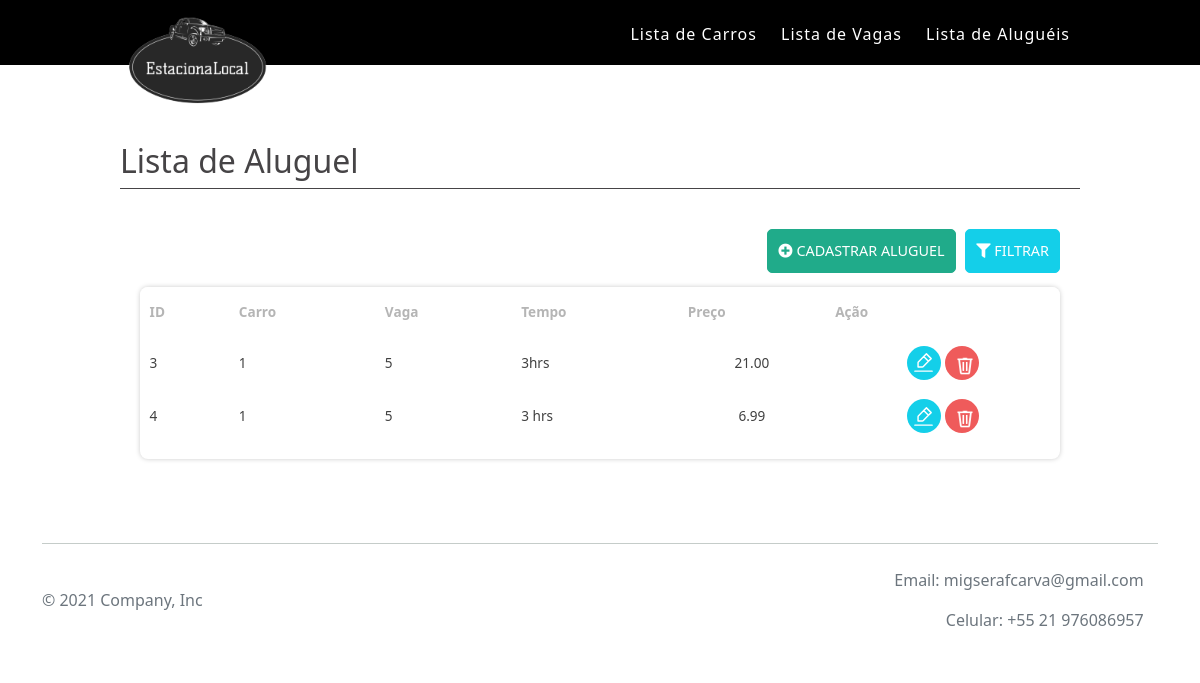
The app's page /aluguel with its own data.
### tables this page shows
CREATE TABLE `tblaluguel` (
  `idaluguel` int(11) NOT NULL,
  `carro` int(30) NOT NULL,
  `vaga` int(30) NOT NULL,
  `tempo` varchar(30) NOT NULL,
  `preco` float(10,2) NOT NULL
);

### app/core/Controller.php (called while the page is built, shortened)
<?php
class Controller{
     public function load($viewName, $viewData=array()){
       extract($viewData);
       include "app/views/" . $viewName .".php";
   }
}

### app/controllers/AluguelController.php (called while the page is built, shortened)
<?php
class AluguelController extends Controller{
   public function index(){
        $objAluguel = new Aluguel();
        $dados["lista"] = $objAluguel->lista();
        $dados["view"] = "aluguel/index";
         $this->load("template",$dados);
   }
}

### app/core/Core.php (called while the page is built, shortened)
<?php
class Core{
    private $parametros = array();
    public function run(){
       $c = new $controllerCorrente;
       call_user_func_array(array($c, $this->getMetodo()), $this->getParametros());
    }
    public function getMetodo() {
        return METODO_PADRAO;
    }
    public function getParametros() {
        return $this->parametros;
    }
}

### index.php (called while the page is built, shortened)
<?php
require 'app/core/Core.php';
$core = new Core;
$core->run();

### app/core/Model.php (called while the page is built, shortened)
<?php
abstract class Model{
    public function __construct() {
		 $opcoes = array(
                \PDO::ATTR_ERRMODE => \PDO::ERRMODE_EXCEPTION,
                \PDO::MYSQL_ATTR_INIT_COMMAND =>"Set NAMES utf8"
        );
        $this->db = new \PDO("mysql:dbname=".BANCO.";host=".SERVIDOR,USUARIO,SENHA, $opcoes);
    }
}

### app/models/Aluguel.php (called while the page is built, shortened)
<?php
class Aluguel extends Model{
    public function lista(){
        $sql = "SELECT * FROM tblaluguel";
        $qry = $this->db->query($sql);
        return $qry->fetchAll(\PDO::FETCH_OBJ);
    }
}

### app/views/Aluguel/index.php (the view, shortened to what this page needs)
<section class="caixa mt-4">
				<div class="titulo h5 mb-0"> <h2>Lista de Aluguel</h2></div>
				<div class="base-lista">
					<div>
						<div class="text-end d-flex">
							<a href="<?php echo URL_BASE."aluguel/create" ?>" class="btn btn-verde d-inline-block mb-2 mx-1"><i class="fas fa fa-plus-circle" aria-hidden="true"></i> Cadastrar Aluguel</a>
							<a href="" class="btn btn-azul d-inline-block mb-2 filtro"><i class="fas fa fa-filter" aria-hidden="true"></i> Filtrar</a>
						</div>
					</div>
				<div class="tabela-responsiva tabela">
					<table width="100%" border="0" cellspacing="0" cellpadding="0" id="dataTable">
						<thead>
						  <tr>
						  <th align="left">ID</th>
							<th align="left">Carro</th>
							<th align="left">Vaga</th>
							<th align="center">Tempo</th>
							<th align="center">Preço</th>
							<th align="center">Ação</th>
						  </tr>
						</thead>
						<tbody>
							<?php  foreach($lista as $aluguel) { ?>
							<tr>
								<td><?php echo $aluguel->idaluguel; ?></td>
								<td><?php echo $aluguel->carro; ?></td>
								<td><?php echo $aluguel->vaga; ?></td>
								<td><?php echo $aluguel->tempo; ?></td>
								<td align="center"><?php echo $aluguel->preco; ?></td>
								<td align="center">
									<a href="<?php echo URL_BASE."aluguel/edit/".$aluguel->idaluguel ?>" class="btn btn-editar" title="Editar"></a>
									<a href="<?php echo URL_BASE."aluguel/excluir/".$aluguel->idaluguel ?>" class="btn btn-excluir" title="excluir"><img src="<?php echo URL_BASE. "assets/img/iconoir_trash.png"?>" alt="" height="20px"></a>
								</td>
							</tr>
							<?php } ?>
						</tbody>
					</table>
					</div>
					</div>
				</div>

### assets/css/style.css (style rules this page uses)
* { padding:0; margin:0; box-sizing:border-box; -webkit-box-sizing:border-box; -moz-box-sizing:border-box; -o-box-sizing:border-box; }
a { text-decoration:none; }
.caixa { width:100%; float:left; }
.titulo { display: block; border-bottom: solid 1px #464446; color: #464446; font-size: 1.2em; margin-bottom: 1.5rem; }
.tabela { box-shadow:0 0 5px 0 #ccc; border-radius:8px }
.tabela-responsiva { display: block; width: 100%; overflow-x: auto; -webkit-overflow-scrolling: touch; -ms-overflow-style: -ms-autohiding-scrollbar; }
.tabela .btn.btn-excluir { border-radius:40px; background:#EF5B5B url(../img/iconoir_trash.svg) no-repeat center!important; background-size: 68%!important; width: 34px; height: 34px; }
.tabela .btn.btn-editar { border-radius:40px; background:#14CFE9 url(../img/iconoir_edit.svg) no-repeat center!important; background-size: 68%!important; width: 34px; height: 34px; }
.base-lista { width:100%; float:left; padding:20px; margin-top:20px; }
.base-lista .btn { display:inline-block; }

### assets/css/auxiliar.css (style rules this page uses)
a { text-decoration:none; }
.d-inline-block { display:inline-block!important; }
.d-flex { display:flex!important; }
.mt-4,.my-4 { margin-top:2rem!important; }
.mb-2,.my-2 { margin-bottom:.9rem!important; }
.mb-0,.my-0 { margin-bottom:0!important; }
.ml-1,.mx-1 { margin-left:.6rem!important; }
.mr-1,.mx-1 { margin-right:.6rem!important; }
.h5 { font-size:1.1rem!important;margin-bottom:20px;display:block }
.text-end { justify-content: flex-end!important; }
.btn { display: block; padding: 10px; border:0; border-radius: 5px; color: #fff; text-align: center; text-transform: uppercase; text-decoration: none; background:#41d07b!important; transition:all .4s; font-size: .9rem!important; }
.btn-verde { background:#20AB8A!important; border: solid 1px #20AB8A!important; }
.btn-azul { background:#14CFE9!important; border: solid 1px #14CFE9!important; }
.tabela-responsiva { display: block; width: 100%; overflow-x: auto; -webkit-overflow-scrolling: touch; -ms-overflow-style: -ms-autohiding-scrollbar; }
.tabela-responsiva table { width: 100%; max-width: 100%; margin-bottom: 1rem; background-color: transparent; border:0; }
.tabela-responsiva td, .tabela-responsiva th { font-size:.85rem }
.tabela-responsiva td { vertical-align:middle; }
.tabela-responsiva th { background: #ffffff; padding: .9rem .6rem; color: #b5b5b5; }
.tabela-responsiva td { padding: .6rem;color: #404040; }
.tabela-responsiva td .btn { display:inline-block!important; font-size:.6rem!important }
.tabela-responsiva tr:nth-of-type(2n+0) { background:#fff }

### assets/css/grade.css (style rules this page uses)
*,::after,::before { box-sizing:border-box; -webkit-box-sizing:border-box; -moz-box-sizing:border-box; -o-box-sizing:border-box; -ms-box-sizing:border-box; }

### records on screen
tblaluguel: idaluguel "3", carro "1", vaga "5", tempo "3hrs", preco "21.00"
tblaluguel: idaluguel "4", carro "1", vaga "5", tempo "3 hrs", preco "6.99"
